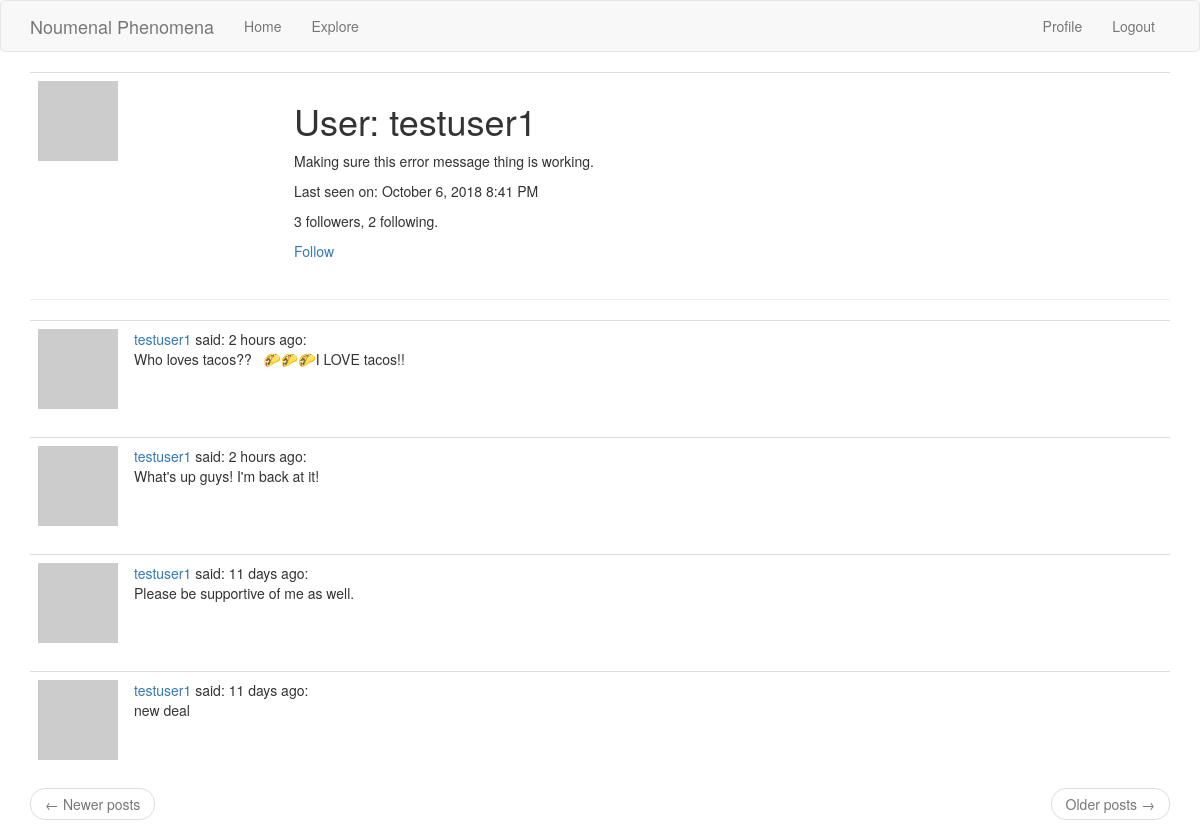
The app's page /user/testuser1 (signed in) with its own data.
### app/models.py (models this page shows, shortened)
class User(UserMixin, db.Model):
    id = db.Column(db.Integer, primary_key=True)
    username = db.Column(db.String(64), index=True, unique=True)
    email = db.Column(db.String(120), index=True, unique=True)
    password_hash = db.Column(db.String(128))
    posts = db.relationship('Post', backref='author', lazy='dynamic')
    about_me = db.Column(db.String(140))
    last_seen = db.Column(db.DateTime, default=datetime.utcnow)
    followed = db.relationship(
        'User', secondary=followers,
        primaryjoin=(followers.c.follower_id == id),
        secondaryjoin=(followers.c.followed_id == id),
        backref=db.backref('followers', lazy='dynamic'), lazy='dynamic')
    def avatar(self, size):
        digest = md5(self.email.lower().encode('utf-8')).hexdigest()
        return 'https://www.gravatar.com/avatar/{}?d=identicon&s={}'.format(
            digest, size)
    def is_following(self, user):
        return self.followed.filter(
            followers.c.followed_id == user.id).count() > 0

class Post(db.Model):
    id = db.Column(db.Integer, primary_key=True)
    body = db.Column(db.String(140))
    timestamp = db.Column(db.DateTime, index=True, default=datetime.utcnow)
    user_id = db.Column(db.Integer, db.ForeignKey('user.id'))

### app/routes.py (the view)
@app_var.route('/user/<username>')
@login_required
def user(username):  # the dynamic component is passed into this function
    user = User.query.filter_by(username=username).first_or_404()
    page = request.args.get('page', 1, type=int)
    posts = user.posts.order_by(Post.timestamp.desc()).paginate(
        page, app_var.config['POSTS_PER_PAGE'], False
    )
    next_url = url_for('user', username=user.username, page=posts.next_num) \
        if posts.has_next else None
    prev_url = url_for('user', username=user.username, page=posts.prev_num) \
        if posts.has_prev else None
    return render_template('user.html', user=user, posts=posts.items,
                           next_url=next_url, prev_url=prev_url)

### app/models.py (called while the page is built)
@login.user_loader
def load_user(id):
    return User.query.get(int(id))

### app/routes.py (called while the page is built)
@app_var.before_request
def before_request():
    if current_user.is_authenticated:
        current_user.last_seen = datetime.utcnow()
        db.session.commit()

### app/templates/user.html
{% extends "base.html" %}
{% block app_content %}
<table class='table table-hover'>
    <tr>
        <td width='256px'><img src="{{ user.avatar(256) }}"></td>
        <td>
            <h1>User: {{ user.username }}</h1>
            {% if user.about_me %}<p>{{ user.about_me }}</p>{% endif %}
            {% if user.last_seen %}<p>Last seen on: {{ moment(user.last_seen).format('LLL') }}</p>{% endif %}
            <p>{{ user.followers.count() }} followers, {{ user.followed.count() }} following.</p>
            {% if user == current_user %}
            <p><a href="{{ url_for('edit_profile') }}">Edit your profile</a></p>
            {% elif not current_user.is_following(user) %}
            <p><a href="{{ url_for('follow', username=user.username) }}">Follow</a></p>
            {% else %}
            <p><a href="{{ url_for('unfollow', username=user.username) }}">Unfollow</a></p>
            {% endif %}
        </td>
    </tr>
</table>
<hr>
{% for post in posts %}
{% include '_post.html' %}
{% endfor %}
<nav aria-label="...">
    <ul class="pager">
        <li class="previous{% if not prev_url %} disabled{% endif %}">
            <a href="{{ prev_url or '#' }}">
                <span aria-hidden="true">&larr;</span> Newer posts
            </a>
        </li>
        <li class="next{% if not next_url %} disabled{% endif %}">
            <a href="{{ next_url or '#' }}">
                Older posts <span aria-hidden="true">&rarr;</span>
            </a>
        </li>
    </ul>
</nav>
{% endblock %}

### app/templates/_post.html
<table class='table table-hover'>
    <tr>
        <td width='70px'>
            <a href="{{ url_for('user', username=post.author.username) }}">
                <img src="{{ post.author.avatar(70) }}">
            </a>
        </td>
        <td>
            <a href="{{ url_for('user', username=post.author.username)}}">
                {{ post.author.username }}
            </a>
            said: {{ moment(post.timestamp).fromNow() }}:
            <br>
            {{ post.body }}
        </td>
    </tr>
</table>

### records on screen
User: username "testuser1", about_me "Making sure this error message thing is working.", last_seen "October 6, 2018 8:41 PM"
Post: author.username "testuser1", timestamp "2 hours ago", body "Who loves tacos?? 🌮🌮🌮I LOVE tacos!!"
Post: author.username "testuser1", timestamp "2 hours ago", body "What's up guys! I'm back at it!"
Post: author.username "testuser1", timestamp "11 days ago", body "Please be supportive of me as well."
Post: author.username "testuser1", timestamp "11 days ago", body "new deal"

### other values on screen
{{ user.followers.count() }} "3"
{{ user.followed.count() }} "2"
